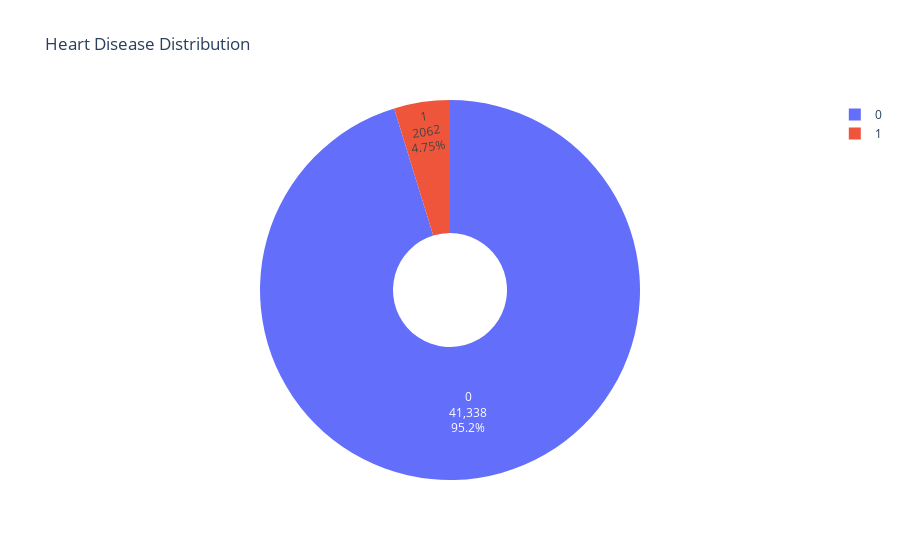

The code cell stored with this chart in its notebook:
### Code cell
fig = go.Figure(data=[go.Pie(labels=heart.index, values=heart.values, textinfo='label+percent+value', hole=.3)])
fig.update_layout(title_text='Heart Disease Distribution')
fig.show()

### Figure 1 — Plotly figure (JSON) as saved in the notebook; plotly's stock layout.template omitted (floating-point values rounded to 4 significant figures)
{"data": [{"hole": 0.3, "labels": [0, 1], "textinfo": "label+percent+value", "type": "pie", "values": [41338, 2062]}], "layout": {"title": {"text": "Heart Disease Distribution"}}}
